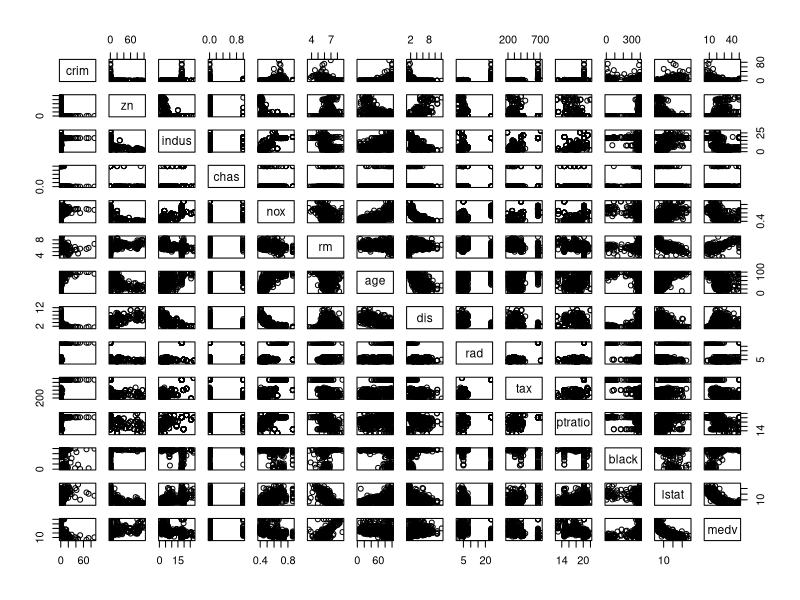
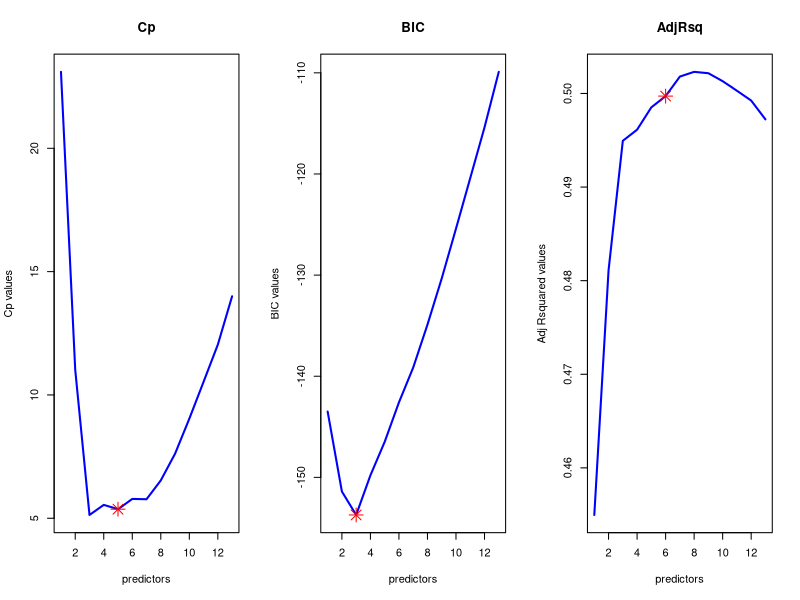

Source code (R) for these figures, in order: (Note: this script raises an error after producing the figures.)
###########################################################################
############################################################################
### Boston data set predcition problem
###################################################################
install.packages('MASS')
library(MASS)

# Data exploration
?Boston
dim(Boston) #506x14
head(Boston) # display first 6 lines 

sum(is.na(Boston)) # check for missing values 

# Goal: Create a model to predict per capita crime rate in Boston 
# First produce a pair plot to have graphical intuition about the learning problem. 
pairs(Boston)

# Create a training set and testing set 
set.seed(345)
Boston.sampler <- sample(1:nrow(Boston),nrow(Boston)/2)  
Boston.train <- Boston[Boston.sampler,] # use 50 % of the data for training
Boston.test <- Boston[-Boston.sampler,] # # use 50 % of the data for testing

###################################################################################
# Fit a multiple linear model chosen by best subset selection on the training set
###################################################################################
install.packages('leaps')
library(leaps)
bestsubsets <- regsubsets(crim~., data=Boston.train, nvmax=13)
results = summary(bestsubsets) # 13 best models fitted where each model has a different number 
# of predictors

# Extract Adjusted r squared, cp , bic, rsq, and for different models. 
Cp <-  results$cp
adjR <- results$adjr2
BIC <- results$bic
rsq <- results$rsq

A <- cbind(Cp,adjR,BIC,rsq) # bind values to create a matrix

apply(A[,c(1,3)],MARGIN = 2,FUN = which.min) # find which model has lowest Cp, and BIC . 

# 5th model has lowest Cp and 3rd model has lowest BIC 

apply(A[,c(2,4)],MARGIN = 2,FUN = which.max) # find which model has highest adjusted r squared and r squared

# 6th model has highest adjusted R squared 

# Generate plots of the above selection criteria against the number of predictors 
par(mfrow=c(1,3))
plot(Cp, main= 'Cp', xlab='predictors', ylab='Cp values', type = 'l', col='blue', lwd=2)
points(5,Cp[5], pch=8, col= 'red', cex=2)
plot(BIC, main= 'BIC', xlab='predictors', ylab='BIC values', type = 'l', col='blue', lwd=2)
points(3,BIC[3], pch=8, col= 'red', cex=2)
plot(adjR, main= 'AdjRsq', xlab='predictors', ylab='Adj Rsquared values', type = 'l', col='blue', lwd=2)
points(6,adjR[6], pch=8, col='red', cex=2)

#Taking the model with the lowest Cp, that is the 5th model (with 5 predictors and intercept)
Beta_vec <- coef(bestsubsets,5) # estimated beta vector
test.predictions <- model.matrix(crim~., data= Boston.test)[,names(Beta_vec)]%*%Beta_vec # test predictions

# Other method:  write a function to make predictions using regsubsets
predict.regsubsets <- function(object, newdata, id, ...) {
  form <- as.formula(object$call[[2]])
  mat <- model.matrix(form, newdata)
  coefi <- coef(object, id = id)
  xvars <- names(coefi)
  mat[, xvars] %*% coefi
}

predict.regsubsets(bestsubsets,Boston.test,5)
# check if predicted values between the two above methods are the same 
predict.regsubsets(bestsubsets,Boston.test,5)== test.predictions
# They are indeed true

#Testing error for best subset selection multiple linear regression
MSE.TEST <- mean((Boston.test$crim-test.predictions)^2)
MSE.TEST # 40.42511   

#########################################################################################
# Now using lasso regression where lambda is tuned by cross validation on the training set
##########################################################################################

install.packages('glmnet')
library(glmnet)

x.boston.matrix <- model.matrix(crim~., data= Boston.train)[,-1]
x.boston.matrix.test <- model.matrix(crim~., data= Boston.test)[,-1]

lasso.boston <- cv.glmnet(x.boston.matrix,Boston.train$crim, alpha=1)
lambda.boston <- lasso.boston$lambda.min # 0.01739447 optimal value of lambda according to cross validation mean squared error


test.lasso.pred <- predict(lasso.boston, newx=x.boston.matrix.test, s= lambda.boston)

# Test MSE 
MSE.TEST.LASSO <- mean((Boston.test$crim-test.lasso.pred)^2)
MSE.TEST.LASSO # 43.14157

############################################################################################
# Now using ridge  regression where lambda is tuned by cross validation on the training set
#############################################################################################

ridge.boston <- cv.glmnet(x.boston.matrix,Boston.train$crim, alpha=0)
lambda.boston.ridge <- lasso.boston$lambda.min # 0.01739447 optimal value of lambda according to cross validation mean squared error

par(mfrow=c(1,1))
plot(ridge.boston, xvar='lambda')
test.ridge.pred <- predict(ridge.boston, newx=x.boston.matrix.test, s= lambda.boston.ridge)

# Test MSE 
MSE.TEST.ridge <- mean((Boston.test$crim-test.ridge.pred)^2)
MSE.TEST.ridge # 42.5929

################################################
# Now using principal component regression 
################################################

library(pls)
set.seed(234)

Pcr.boston <- pcr(crim~., data= Boston.train, scale=TRUE, validation='CV')
summary(Pcr.boston)

# Plot CV Mean squared prediction error against the number of principal components
validationplot(Pcr.boston, val.type = 'MSEP')


#Extract the number of principal components with lowest cross validation 
# error 
min.pcr <- which.min(MSEP(Pcr.boston)$val[1,1,])-1
# The model with 13 components minimise the CV

# Now, we can generate predictions using the predict function for 13 principal components 
PRC.BOSTON <- predict(Pcr.boston, Boston.test,ncomp = 13)

# Testing MSE 
test.MSE.Boston.pcr <- mean((Boston.test$crim - PRC.BOSTON)^2)
test.MSE.Boston.pcr # 50.62118

# In conclusion, one observes that the model that had the highest performance
# on the testing set is multiple linear regression using best subset selection and selecting the best model using Mallow Cp . One notices that 
# the higher test error is given by principal component regression although dimensionality of the inputs space has not been changed. 
